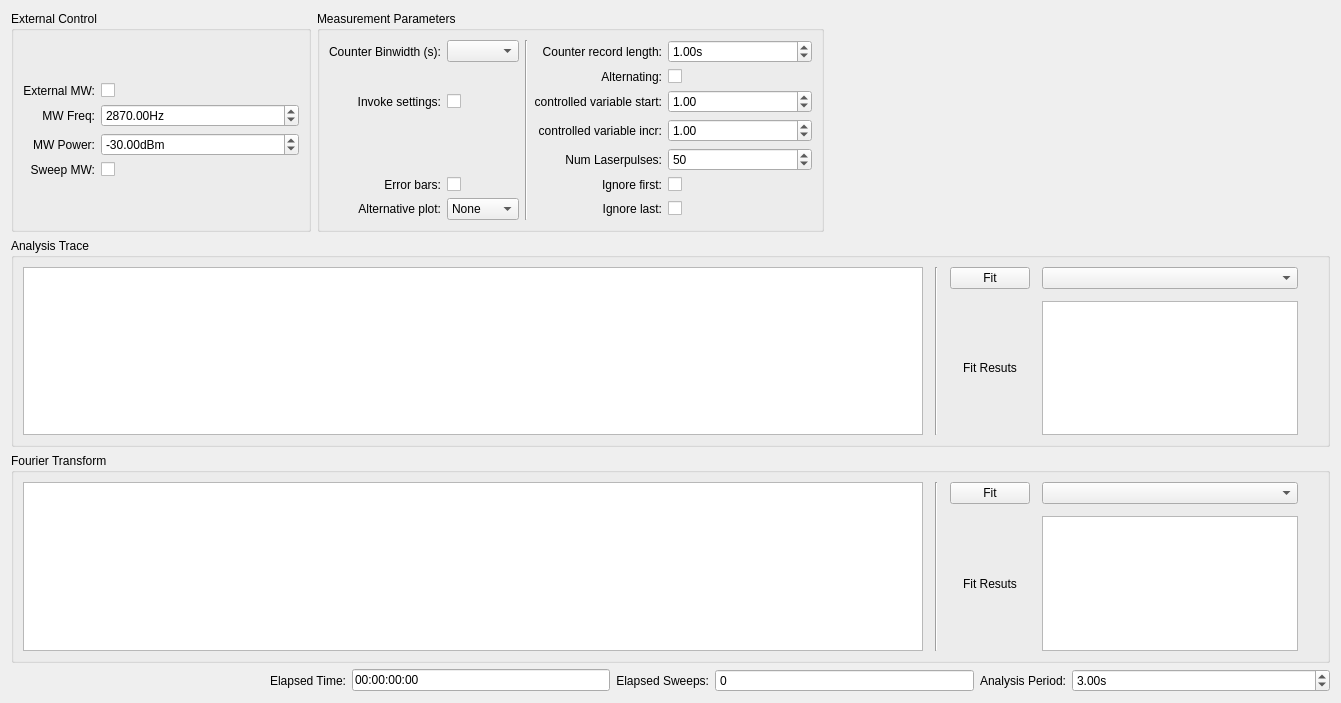
<?xml version="1.0" encoding="UTF-8"?>
<ui version="4.0">
 <class>pa</class>
 <widget class="QWidget" name="pa">
  <property name="geometry">
   <rect>
    <x>0</x>
    <y>0</y>
    <width>1341</width>
    <height>703</height>
   </rect>
  </property>
  <property name="windowTitle">
   <string>Form</string>
  </property>
  <layout class="QGridLayout" name="gridLayout">
   <item row="4" column="0" colspan="11">
    <widget class="QGroupBox" name="second_plot_GroupBox">
     <property name="title">
      <string>Fourier Transform</string>
     </property>
     <layout class="QGridLayout" name="gridLayout_23">
      <item row="0" column="0">
       <layout class="QHBoxLayout" name="horizontalLayout_4">
        <property name="spacing">
         <number>12</number>
        </property>
        <item>
         <widget class="PlotWidget" name="pulse_analysis_second_PlotWidget"/>
        </item>
        <item>
         <widget class="Line" name="line_3">
          <property name="orientation">
           <enum>Qt::Vertical</enum>
          </property>
         </widget>
        </item>
        <item>
         <layout class="QGridLayout" name="gridLayout_31">
          <item row="0" column="0">
           <widget class="QPushButton" name="alt_fit_param_PushButton">
            <property name="sizePolicy">
             <sizepolicy hsizetype="Preferred" vsizetype="Fixed">
              <horstretch>0</horstretch>
              <verstretch>0</verstretch>
             </sizepolicy>
            </property>
            <property name="text">
             <string>Fit</string>
            </property>
           </widget>
          </item>
          <item row="1" column="1">
           <widget class="QTextBrowser" name="alt_fit_param_results_TextBrowser">
            <property name="sizePolicy">
             <sizepolicy hsizetype="Preferred" vsizetype="Preferred">
              <horstretch>0</horstretch>
              <verstretch>0</verstretch>
             </sizepolicy>
            </property>
            <property name="font">
             <font>
              <kerning>false</kerning>
             </font>
            </property>
           </widget>
          </item>
          <item row="0" column="1">
           <widget class="FitSettingsComboBox" name="fit_param_alt_fit_func_ComboBox">
            <property name="sizePolicy">
             <sizepolicy hsizetype="Preferred" vsizetype="Fixed">
              <horstretch>0</horstretch>
              <verstretch>0</verstretch>
             </sizepolicy>
            </property>
           </widget>
          </item>
          <item row="1" column="0">
           <widget class="QLabel" name="label_27">
            <property name="sizePolicy">
             <sizepolicy hsizetype="Preferred" vsizetype="Preferred">
              <horstretch>0</horstretch>
              <verstretch>0</verstretch>
             </sizepolicy>
            </property>
            <property name="text">
             <string>Fit Resuts</string>
            </property>
            <property name="alignment">
             <set>Qt::AlignCenter</set>
            </property>
           </widget>
          </item>
         </layout>
        </item>
       </layout>
      </item>
      <item row="0" column="1">
       <spacer name="verticalSpacer_2">
        <property name="orientation">
         <enum>Qt::Vertical</enum>
        </property>
        <property name="sizeHint" stdset="0">
         <size>
          <width>20</width>
          <height>5000</height>
         </size>
        </property>
       </spacer>
      </item>
     </layout>
    </widget>
   </item>
   <item row="3" column="0" colspan="11">
    <widget class="QGroupBox" name="groupBox_6">
     <property name="title">
      <string>Analysis Trace</string>
     </property>
     <layout class="QGridLayout" name="gridLayout_19">
      <item row="1" column="0">
       <layout class="QHBoxLayout" name="horizontalLayout">
        <property name="spacing">
         <number>12</number>
        </property>
        <item>
         <widget class="PlotWidget" name="pulse_analysis_PlotWidget">
          <property name="sizeAdjustPolicy">
           <enum>QAbstractScrollArea::AdjustIgnored</enum>
          </property>
         </widget>
        </item>
        <item>
         <widget class="Line" name="line_2">
          <property name="sizePolicy">
           <sizepolicy hsizetype="Preferred" vsizetype="Minimum">
            <horstretch>0</horstretch>
            <verstretch>0</verstretch>
           </sizepolicy>
          </property>
          <property name="minimumSize">
           <size>
            <width>0</width>
            <height>0</height>
           </size>
          </property>
          <property name="orientation">
           <enum>Qt::Vertical</enum>
          </property>
         </widget>
        </item>
        <item>
         <layout class="QGridLayout" name="gridLayout_29">
          <item row="1" column="0">
           <widget class="QLabel" name="label_26">
            <property name="sizePolicy">
             <sizepolicy hsizetype="Preferred" vsizetype="Preferred">
              <horstretch>0</horstretch>
              <verstretch>0</verstretch>
             </sizepolicy>
            </property>
            <property name="text">
             <string>Fit Resuts</string>
            </property>
            <property name="alignment">
             <set>Qt::AlignCenter</set>
            </property>
           </widget>
          </item>
          <item row="0" column="0">
           <widget class="QPushButton" name="fit_param_PushButton">
            <property name="sizePolicy">
             <sizepolicy hsizetype="Preferred" vsizetype="Fixed">
              <horstretch>0</horstretch>
              <verstretch>0</verstretch>
             </sizepolicy>
            </property>
            <property name="text">
             <string>Fit</string>
            </property>
           </widget>
          </item>
          <item row="0" column="1">
           <widget class="FitSettingsComboBox" name="fit_param_fit_func_ComboBox">
            <property name="sizePolicy">
             <sizepolicy hsizetype="Preferred" vsizetype="Fixed">
              <horstretch>0</horstretch>
              <verstretch>0</verstretch>
             </sizepolicy>
            </property>
           </widget>
          </item>
          <item row="1" column="1">
           <widget class="QTextBrowser" name="fit_param_results_TextBrowser">
            <property name="sizePolicy">
             <sizepolicy hsizetype="Preferred" vsizetype="Preferred">
              <horstretch>0</horstretch>
              <verstretch>0</verstretch>
             </sizepolicy>
            </property>
            <property name="font">
             <font>
              <kerning>false</kerning>
             </font>
            </property>
           </widget>
          </item>
         </layout>
        </item>
       </layout>
      </item>
      <item row="1" column="1">
       <spacer name="verticalSpacer">
        <property name="orientation">
         <enum>Qt::Vertical</enum>
        </property>
        <property name="sizeHint" stdset="0">
         <size>
          <width>20</width>
          <height>5000</height>
         </size>
        </property>
       </spacer>
      </item>
     </layout>
    </widget>
   </item>
   <item row="5" column="0" colspan="11">
    <layout class="QHBoxLayout" name="horizontalLayout_2">
     <item>
      <spacer name="horizontalSpacer">
       <property name="orientation">
        <enum>Qt::Horizontal</enum>
       </property>
       <property name="sizeHint" stdset="0">
        <size>
         <width>40</width>
         <height>20</height>
        </size>
       </property>
      </spacer>
     </item>
     <item>
      <widget class="QLabel" name="time_param_elapsed_time_Label">
       <property name="text">
        <string>Elapsed Time:</string>
       </property>
       <property name="alignment">
        <set>Qt::AlignRight|Qt::AlignTrailing|Qt::AlignVCenter</set>
       </property>
      </widget>
     </item>
     <item>
      <widget class="QLineEdit" name="time_param_elapsed_time_LineEdit">
       <property name="maximumSize">
        <size>
         <width>16777215</width>
         <height>16777215</height>
        </size>
       </property>
       <property name="text">
        <string>00:00:00:00</string>
       </property>
      </widget>
     </item>
     <item>
      <widget class="QLabel" name="time_param_elapsed_sweep_Label">
       <property name="text">
        <string>Elapsed Sweeps:</string>
       </property>
       <property name="alignment">
        <set>Qt::AlignRight|Qt::AlignTrailing|Qt::AlignVCenter</set>
       </property>
      </widget>
     </item>
     <item>
      <widget class="ScienSpinBox" name="time_param_elapsed_sweep_SpinBox">
       <property name="sizePolicy">
        <sizepolicy hsizetype="Expanding" vsizetype="Fixed">
         <horstretch>0</horstretch>
         <verstretch>0</verstretch>
        </sizepolicy>
       </property>
       <property name="readOnly">
        <bool>true</bool>
       </property>
       <property name="buttonSymbols">
        <enum>QAbstractSpinBox::NoButtons</enum>
       </property>
       <property name="maximum">
        <number>999999999</number>
       </property>
      </widget>
     </item>
     <item>
      <widget class="QLabel" name="time_param_ana_periode_Label">
       <property name="text">
        <string>Analysis Period:</string>
       </property>
       <property name="alignment">
        <set>Qt::AlignRight|Qt::AlignTrailing|Qt::AlignVCenter</set>
       </property>
      </widget>
     </item>
     <item>
      <widget class="ScienDSpinBox" name="time_param_ana_periode_DoubleSpinBox">
       <property name="sizePolicy">
        <sizepolicy hsizetype="Expanding" vsizetype="Fixed">
         <horstretch>0</horstretch>
         <verstretch>0</verstretch>
        </sizepolicy>
       </property>
       <property name="suffix">
        <string>s</string>
       </property>
       <property name="minimum">
        <double>-1.000000000000000</double>
       </property>
       <property name="maximum">
        <double>999999999.000000000000000</double>
       </property>
       <property name="value">
        <double>3.000000000000000</double>
       </property>
      </widget>
     </item>
    </layout>
   </item>
   <item row="1" column="0" colspan="11">
    <layout class="QHBoxLayout" name="horizontalLayout_3">
     <item>
      <widget class="QGroupBox" name="groupBox_9">
       <property name="sizePolicy">
        <sizepolicy hsizetype="Preferred" vsizetype="Preferred">
         <horstretch>0</horstretch>
         <verstretch>0</verstretch>
        </sizepolicy>
       </property>
       <property name="maximumSize">
        <size>
         <width>300</width>
         <height>16777215</height>
        </size>
       </property>
       <property name="title">
        <string>External Control</string>
       </property>
       <layout class="QGridLayout" name="gridLayout_26">
        <item row="0" column="1">
         <layout class="QGridLayout" name="gridLayout_24">
          <item row="0" column="0">
           <widget class="QLabel" name="label_34">
            <property name="text">
             <string>External MW:</string>
            </property>
            <property name="alignment">
             <set>Qt::AlignRight|Qt::AlignTrailing|Qt::AlignVCenter</set>
            </property>
           </widget>
          </item>
          <item row="2" column="0">
           <widget class="QLabel" name="ext_control_mw_power_Label">
            <property name="text">
             <string>MW Power:</string>
            </property>
            <property name="alignment">
             <set>Qt::AlignRight|Qt::AlignTrailing|Qt::AlignVCenter</set>
            </property>
           </widget>
          </item>
          <item row="1" column="0">
           <widget class="QLabel" name="ext_control_mw_freq_Label">
            <property name="text">
             <string>MW Freq:</string>
            </property>
            <property name="alignment">
             <set>Qt::AlignRight|Qt::AlignTrailing|Qt::AlignVCenter</set>
            </property>
           </widget>
          </item>
          <item row="1" column="1">
           <widget class="ScienDSpinBox" name="ext_control_mw_freq_DoubleSpinBox">
            <property name="enabled">
             <bool>true</bool>
            </property>
            <property name="sizePolicy">
             <sizepolicy hsizetype="Expanding" vsizetype="Fixed">
              <horstretch>0</horstretch>
              <verstretch>0</verstretch>
             </sizepolicy>
            </property>
            <property name="minimumSize">
             <size>
              <width>75</width>
              <height>0</height>
             </size>
            </property>
            <property name="maximumSize">
             <size>
              <width>200</width>
              <height>16777215</height>
             </size>
            </property>
            <property name="suffix">
             <string>Hz</string>
            </property>
            <property name="maximum">
             <double>2100000044.000000000000000</double>
            </property>
            <property name="value">
             <double>2870.000000000000000</double>
            </property>
           </widget>
          </item>
          <item row="0" column="1">
           <widget class="QCheckBox" name="ext_control_use_mw_CheckBox">
            <property name="sizePolicy">
             <sizepolicy hsizetype="Preferred" vsizetype="Fixed">
              <horstretch>0</horstretch>
              <verstretch>0</verstretch>
             </sizepolicy>
            </property>
            <property name="layoutDirection">
             <enum>Qt::LeftToRight</enum>
            </property>
            <property name="text">
             <string/>
            </property>
            <property name="tristate">
             <bool>false</bool>
            </property>
           </widget>
          </item>
          <item row="2" column="1">
           <widget class="ScienDSpinBox" name="ext_control_mw_power_DoubleSpinBox">
            <property name="sizePolicy">
             <sizepolicy hsizetype="Expanding" vsizetype="Fixed">
              <horstretch>0</horstretch>
              <verstretch>0</verstretch>
             </sizepolicy>
            </property>
            <property name="minimumSize">
             <size>
              <width>75</width>
              <height>0</height>
             </size>
            </property>
            <property name="maximumSize">
             <size>
              <width>200</width>
              <height>16777215</height>
             </size>
            </property>
            <property name="suffix">
             <string>dBm</string>
            </property>
            <property name="minimum">
             <double>-999999.000000000000000</double>
            </property>
            <property name="maximum">
             <double>999999.000000000000000</double>
            </property>
            <property name="value">
             <double>-30.000000000000000</double>
            </property>
           </widget>
          </item>
          <item row="3" column="0">
           <widget class="QLabel" name="ext_control_use_mw_sweep_Label">
            <property name="text">
             <string>Sweep MW:</string>
            </property>
            <property name="alignment">
             <set>Qt::AlignRight|Qt::AlignTrailing|Qt::AlignVCenter</set>
            </property>
           </widget>
          </item>
          <item row="3" column="1">
           <widget class="QCheckBox" name="ext_control_use_mw_sweep_CheckBox">
            <property name="text">
             <string/>
            </property>
           </widget>
          </item>
         </layout>
        </item>
       </layout>
      </widget>
     </item>
     <item>
      <widget class="QGroupBox" name="groupBox_8">
       <property name="sizePolicy">
        <sizepolicy hsizetype="Expanding" vsizetype="Preferred">
         <horstretch>0</horstretch>
         <verstretch>0</verstretch>
        </sizepolicy>
       </property>
       <property name="title">
        <string>Measurement Parameters</string>
       </property>
       <layout class="QGridLayout" name="gridLayout_28">
        <item row="0" column="0">
         <layout class="QGridLayout" name="gridLayout_25">
          <item row="0" column="2" rowspan="7">
           <widget class="Line" name="line">
            <property name="orientation">
             <enum>Qt::Vertical</enum>
            </property>
           </widget>
          </item>
          <item row="6" column="4">
           <widget class="QCheckBox" name="ana_param_ignore_last_CheckBox">
            <property name="sizePolicy">
             <sizepolicy hsizetype="Preferred" vsizetype="Fixed">
              <horstretch>0</horstretch>
              <verstretch>0</verstretch>
             </sizepolicy>
            </property>
            <property name="layoutDirection">
             <enum>Qt::LeftToRight</enum>
            </property>
            <property name="text">
             <string/>
            </property>
           </widget>
          </item>
          <item row="0" column="3">
           <widget class="QLabel" name="ana_param_record_length_Label">
            <property name="text">
             <string>Counter record length:</string>
            </property>
            <property name="alignment">
             <set>Qt::AlignRight|Qt::AlignTrailing|Qt::AlignVCenter</set>
            </property>
           </widget>
          </item>
          <item row="0" column="4">
           <widget class="ScienDSpinBox" name="ana_param_record_length_DoubleSpinBox">
            <property name="sizePolicy">
             <sizepolicy hsizetype="Expanding" vsizetype="Fixed">
              <horstretch>0</horstretch>
              <verstretch>0</verstretch>
             </sizepolicy>
            </property>
            <property name="suffix">
             <string>s</string>
            </property>
            <property name="decimals">
             <number>2</number>
            </property>
            <property name="maximum">
             <double>100000000.000000000000000</double>
            </property>
            <property name="value">
             <double>1.000000000000000</double>
            </property>
           </widget>
          </item>
          <item row="2" column="4">
           <widget class="ScienDSpinBox" name="ana_param_x_axis_start_ScienDSpinBox">
            <property name="enabled">
             <bool>true</bool>
            </property>
            <property name="sizePolicy">
             <sizepolicy hsizetype="Expanding" vsizetype="Fixed">
              <horstretch>0</horstretch>
              <verstretch>0</verstretch>
             </sizepolicy>
            </property>
            <property name="maximum">
             <double>999999999.000000000000000</double>
            </property>
            <property name="value">
             <double>1.000000000000000</double>
            </property>
           </widget>
          </item>
          <item row="3" column="4">
           <widget class="ScienDSpinBox" name="ana_param_x_axis_inc_ScienDSpinBox">
            <property name="enabled">
             <bool>true</bool>
            </property>
            <property name="sizePolicy">
             <sizepolicy hsizetype="Expanding" vsizetype="Fixed">
              <horstretch>0</horstretch>
              <verstretch>0</verstretch>
             </sizepolicy>
            </property>
            <property name="maximum">
             <double>999999999.000000000000000</double>
            </property>
            <property name="value">
             <double>1.000000000000000</double>
            </property>
           </widget>
          </item>
          <item row="4" column="4">
           <widget class="QSpinBox" name="ana_param_num_laser_pulse_SpinBox">
            <property name="sizePolicy">
             <sizepolicy hsizetype="Expanding" vsizetype="Fixed">
              <horstretch>0</horstretch>
              <verstretch>0</verstretch>
             </sizepolicy>
            </property>
            <property name="minimum">
             <number>0</number>
            </property>
            <property name="maximum">
             <number>10000000</number>
            </property>
            <property name="value">
             <number>50</number>
            </property>
           </widget>
          </item>
          <item row="2" column="3">
           <widget class="QLabel" name="ana_param_x_axis_start_Label">
            <property name="text">
             <string>controlled variable start:</string>
            </property>
            <property name="alignment">
             <set>Qt::AlignRight|Qt::AlignTrailing|Qt::AlignVCenter</set>
            </property>
           </widget>
          </item>
          <item row="3" column="3">
           <widget class="QLabel" name="ana_param_x_axis_inc_Label">
            <property name="text">
             <string>controlled variable incr:</string>
            </property>
            <property name="alignment">
             <set>Qt::AlignRight|Qt::AlignTrailing|Qt::AlignVCenter</set>
            </property>
           </widget>
          </item>
          <item row="4" column="3">
           <widget class="QLabel" name="ana_param_num_laserpulses_Label">
            <property name="text">
             <string>Num Laserpulses:</string>
            </property>
            <property name="alignment">
             <set>Qt::AlignRight|Qt::AlignTrailing|Qt::AlignVCenter</set>
            </property>
           </widget>
          </item>
          <item row="0" column="0">
           <widget class="QLabel" name="label_22">
            <property name="text">
             <string>Counter Binwidth (s):</string>
            </property>
            <property name="alignment">
             <set>Qt::AlignRight|Qt::AlignTrailing|Qt::AlignVCenter</set>
            </property>
           </widget>
          </item>
          <item row="0" column="1">
           <widget class="QComboBox" name="ana_param_fc_bins_ComboBox"/>
          </item>
          <item row="2" column="0">
           <widget class="QLabel" name="label_2">
            <property name="text">
             <string>Invoke settings:</string>
            </property>
            <property name="alignment">
             <set>Qt::AlignRight|Qt::AlignTrailing|Qt::AlignVCenter</set>
            </property>
           </widget>
          </item>
          <item row="2" column="1">
           <widget class="QCheckBox" name="ana_param_invoke_settings_CheckBox">
            <property name="enabled">
             <bool>true</bool>
            </property>
            <property name="sizePolicy">
             <sizepolicy hsizetype="Preferred" vsizetype="Fixed">
              <horstretch>0</horstretch>
              <verstretch>0</verstretch>
             </sizepolicy>
            </property>
            <property name="layoutDirection">
             <enum>Qt::LeftToRight</enum>
            </property>
            <property name="text">
             <string/>
            </property>
            <property name="checked">
             <bool>false</bool>
            </property>
           </widget>
          </item>
          <item row="5" column="4">
           <widget class="QCheckBox" name="ana_param_ignore_first_CheckBox">
            <property name="sizePolicy">
             <sizepolicy hsizetype="Preferred" vsizetype="Fixed">
              <horstretch>0</horstretch>
              <verstretch>0</verstretch>
             </sizepolicy>
            </property>
            <property name="layoutDirection">
             <enum>Qt::LeftToRight</enum>
            </property>
            <property name="text">
             <string/>
            </property>
           </widget>
          </item>
          <item row="1" column="4">
           <widget class="QCheckBox" name="ana_param_alternating_CheckBox">
            <property name="sizePolicy">
             <sizepolicy hsizetype="Preferred" vsizetype="Fixed">
              <horstretch>0</horstretch>
              <verstretch>0</verstretch>
             </sizepolicy>
            </property>
            <property name="layoutDirection">
             <enum>Qt::LeftToRight</enum>
            </property>
            <property name="text">
             <string/>
            </property>
           </widget>
          </item>
          <item row="1" column="3">
           <widget class="QLabel" name="label_3">
            <property name="text">
             <string>Alternating:</string>
            </property>
            <property name="alignment">
             <set>Qt::AlignRight|Qt::AlignTrailing|Qt::AlignVCenter</set>
            </property>
           </widget>
          </item>
          <item row="5" column="3">
           <widget class="QLabel" name="label_4">
            <property name="layoutDirection">
             <enum>Qt::LeftToRight</enum>
            </property>
            <property name="text">
             <string>Ignore first:</string>
            </property>
            <property name="alignment">
             <set>Qt::AlignRight|Qt::AlignTrailing|Qt::AlignVCenter</set>
            </property>
           </widget>
          </item>
          <item row="6" column="3">
           <widget class="QLabel" name="label_5">
            <property name="text">
             <string>Ignore last:</string>
            </property>
            <property name="alignment">
             <set>Qt::AlignRight|Qt::AlignTrailing|Qt::AlignVCenter</set>
            </property>
           </widget>
          </item>
          <item row="6" column="1">
           <widget class="QComboBox" name="second_plot_ComboBox">
            <item>
             <property name="text">
              <string>None</string>
             </property>
            </item>
            <item>
             <property name="text">
              <string>FFT</string>
             </property>
            </item>
            <item>
             <property name="text">
              <string>Delta</string>
             </property>
            </item>
           </widget>
          </item>
          <item row="6" column="0">
           <widget class="QLabel" name="second_plot_Label">
            <property name="text">
             <string>Alternative plot:</string>
            </property>
            <property name="alignment">
             <set>Qt::AlignRight|Qt::AlignTrailing|Qt::AlignVCenter</set>
            </property>
           </widget>
          </item>
          <item row="5" column="0">
           <widget class="QLabel" name="show_errorbars_Label">
            <property name="text">
             <string>Error bars:</string>
            </property>
            <property name="alignment">
             <set>Qt::AlignRight|Qt::AlignTrailing|Qt::AlignVCenter</set>
            </property>
           </widget>
          </item>
          <item row="5" column="1">
           <widget class="QCheckBox" name="ana_param_errorbars_CheckBox">
            <property name="sizePolicy">
             <sizepolicy hsizetype="Preferred" vsizetype="Fixed">
              <horstretch>0</horstretch>
              <verstretch>0</verstretch>
             </sizepolicy>
            </property>
            <property name="text">
             <string/>
            </property>
           </widget>
          </item>
         </layout>
        </item>
       </layout>
      </widget>
     </item>
     <item>
      <spacer name="horizontalSpacer_2">
       <property name="orientation">
        <enum>Qt::Horizontal</enum>
       </property>
       <property name="sizeHint" stdset="0">
        <size>
         <width>40</width>
         <height>20</height>
        </size>
       </property>
      </spacer>
     </item>
    </layout>
   </item>
  </layout>
 </widget>
 <customwidgets>
  <customwidget>
   <class>ScienDSpinBox</class>
   <extends>QDoubleSpinBox</extends>
   <header>qtwidgets.scientific_spinbox.h</header>
  </customwidget>
  <customwidget>
   <class>ScienSpinBox</class>
   <extends>QSpinBox</extends>
   <header>qtwidgets.scientific_spinbox.h</header>
  </customwidget>
  <customwidget>
   <class>PlotWidget</class>
   <extends>QGraphicsView</extends>
   <header>pyqtgraph</header>
  </customwidget>
  <customwidget>
   <class>FitSettingsComboBox</class>
   <extends>QComboBox</extends>
   <header>gui/fitsettings</header>
  </customwidget>
 </customwidgets>
 <tabstops>
  <tabstop>ext_control_use_mw_CheckBox</tabstop>
  <tabstop>ext_control_mw_freq_DoubleSpinBox</tabstop>
  <tabstop>ext_control_mw_power_DoubleSpinBox</tabstop>
  <tabstop>ana_param_fc_bins_ComboBox</tabstop>
  <tabstop>ana_param_invoke_settings_CheckBox</tabstop>
  <tabstop>ana_param_errorbars_CheckBox</tabstop>
  <tabstop>second_plot_ComboBox</tabstop>
  <tabstop>ana_param_record_length_DoubleSpinBox</tabstop>
  <tabstop>ana_param_alternating_CheckBox</tabstop>
  <tabstop>ana_param_x_axis_start_ScienDSpinBox</tabstop>
  <tabstop>ana_param_x_axis_inc_ScienDSpinBox</tabstop>
  <tabstop>ana_param_num_laser_pulse_SpinBox</tabstop>
  <tabstop>ana_param_ignore_first_CheckBox</tabstop>
  <tabstop>ana_param_ignore_last_CheckBox</tabstop>
  <tabstop>fit_param_fit_func_ComboBox</tabstop>
  <tabstop>fit_param_PushButton</tabstop>
  <tabstop>fit_param_results_TextBrowser</tabstop>
  <tabstop>pulse_analysis_PlotWidget</tabstop>
  <tabstop>pulse_analysis_second_PlotWidget</tabstop>
  <tabstop>time_param_elapsed_time_LineEdit</tabstop>
  <tabstop>time_param_elapsed_sweep_SpinBox</tabstop>
  <tabstop>time_param_ana_periode_DoubleSpinBox</tabstop>
 </tabstops>
 <resources/>
 <connections/>
</ui>
